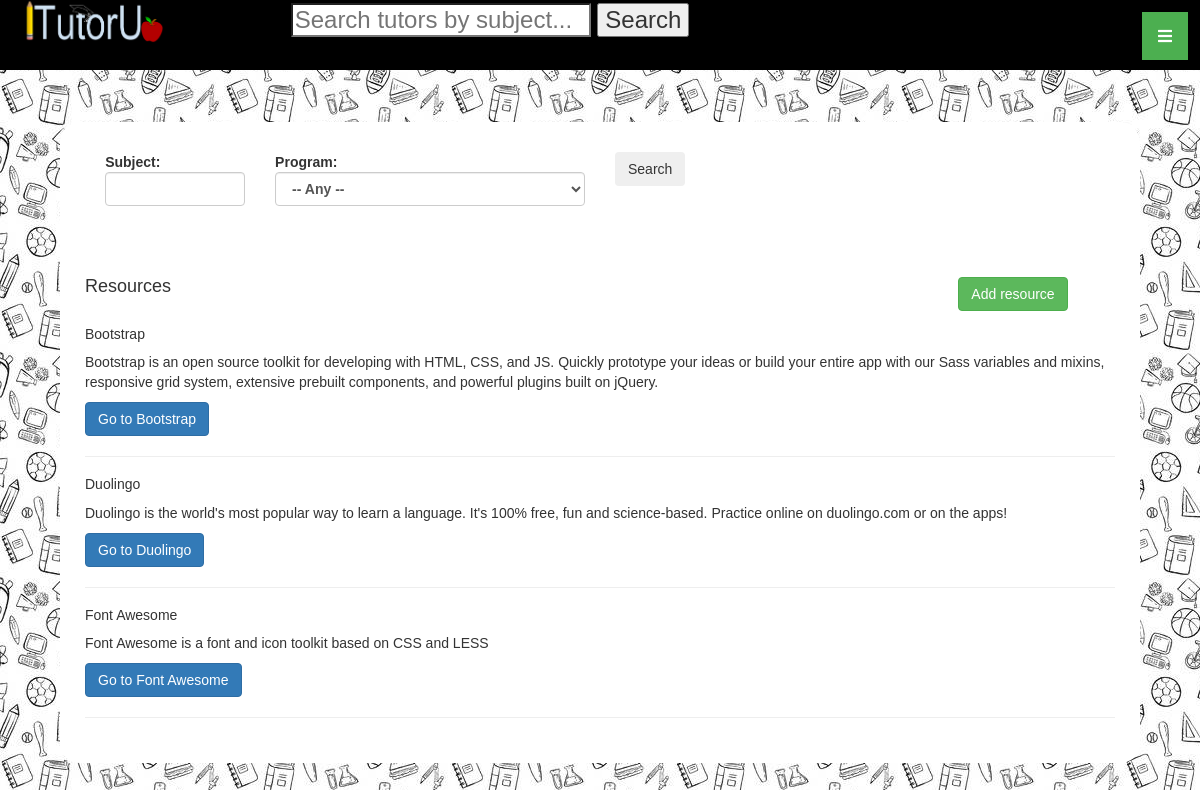
Screenshot of /Resources/index (signed in) with the database file from the repository.
### tables this page shows
CREATE TABLE `resource` (
  `resourceId` int(11) NOT NULL,
  `resourceName` varchar(30) NOT NULL,
  `description` varchar(900) NOT NULL,
  `source` varchar(1024) NOT NULL
);

### app/controllers/ResourcesController.php (called while the page is built, shortened)
<?php
class ResourcesController extends Controller {
	public function index($message = '') {
		$resource = $this->model('Resource');
		$resources = $resource->getResources();
		$program = $this->model('Program');
		$programs = $program->getPrograms();
		$this->view('Resources/index', ['resources'=>$resources, 'message'=>$message, 'programs'=>$programs]);
	}
}
?>

### app/core/App.php (called while the page is built, shortened)
<?php
class App {
	protected $method = 'index';
	public function __construct() {
		$url = $this->parseUrl();
		if(file_exists('app/controllers/' . $url[0] . 'Controller.php')){
			unset($url[0]);
		}
		$this->controller = new $this->controller();
		if(isset($url[1])) {
			if(method_exists($this->controller, $url[1]) ){
				$this->method = $url[1];
			}
			unset($url[1]);
		}
		$this->params = $url ? array_values($url):[];
		call_user_func_array([$this->controller, $this->method], $this->params);
	}
	public function parseUrl() {
		if(isset($_GET['url'])){
			return $url = explode('/', filter_var(rtrim($_GET['url'], '/')), FILTER_SANITIZE_URL);
		}
	}
}
?>

### index.php (called while the page is built, shortened)
<?php
	$app = new App();
?>

### app/models/Resource.php (called while the page is built, shortened)
<?php
class Resource extends Model {
	public function getResources($search = '', $programId = '') {
		$searchSql = "";
		$programSql = "";
		$execute_array = [];
		$sql = "SELECT DISTINCT r.resourceId, r.resourceName, r.description, r.source FROM resource r, resourceprogram p WHERE r.resourceId = p.resourceId".$searchSql.$programSql;
		$stmt = self::$_connection->prepare($sql);
		$stmt->execute($execute_array);
		$stmt->setFetchMode(PDO::FETCH_CLASS, 'Resource');
		return $stmt->fetchAll();
	}
}
?>

### app/core/Model.php (called while the page is built, shortened)
<?php
class Model extends ModelCaller
{
	public function __construct() {
		$server = 'localhost';
		$DBName = 'itutorudb';
		$user = 'root';
		$pass = '';
	}
}
?>

### app/core/ModelCaller.php (called while the page is built, shortened)
<?php
class ModelCaller {
	public static function model($model) {
		if(file_exists('app/models/' . $model . '.php')) {
			return new $model();
		}
		else return null;
	}
}
?>

### app/views/Resources/index.php (the view, shortened to what this page needs)
<html>
	<head>
		<?php include_once('app/views/Default/stylesheet_links.php') ?>
	</head>
	<body>
		<?php include_once('app/views/Default/header.php') ?>
			<div class="content_block">
				<form action="search" method="get" id="resource_search">
					<div class="form-row">
						<div class="form-group col-md-2">
							<label for="subject">
								Subject:
								<input  class="form-control form-control-sm" type="text" name="subject" />&nbsp;&nbsp;
							</label>
						</div>
						<div class="form-group col-md-4">
							<label for="program">
								Program:
								<select  class="form-control form-control-sm" name="program" >
									<option value="" selected> -- Any --</option>
								</select>&nbsp;&nbsp;
							</label>
						</div>
						<div class="form-group col-md-1">
						<input class="btn btn-light" type="submit" value="Search"/>
						</div>
					</div>
				</form>
				<br/>
				<h4 style="display:inline">Resources</h4>
				<div class="form-group col-md-2" style="float: right">
					<a href="/Resources/create" class="btn btn-success">Add resource</a>
				</div>
				<br/><br/>
				<?php $resources = $data['resources'] ?>
				<div class="">
					<?php
						foreach($resources as $resource){
							print("
								<div class='card'>
								  <h5 class='card-header'>$resource->resourceName</h5>
								  <div class='card-body'>
								    <p class='card-text'>$resource->description</p>
								    <a href='$resource->source' class='btn btn-primary'>Go to $resource->resourceName</a>
								  </div>
								</div><hr/>");
							}
					?>
				</div>
			</div>
	</body>
</html>

### css/default_styles.css (style rules this page uses)
body { padding: 0px; margin: 0px; position: relative; background-image: url("../images/default.jpg"); font-family: 'Arial', sans-serif; }
#resource_search { padding: 0.5%; height: 15%; margin-bottom: -10; font-weight: bold; }
.content_block { overflow: auto; position: relative; padding: 25px; background-color: white; border-radius: 20px; width: 90%; margin: 5%; top: -1%; min-height: 80%; }

### rows the page displays
resource: resourceName "Bootstrap", description "Bootstrap is an open source toolkit for developing with HTML, CSS, and JS. Quickly prototype your ideas or build your entire app with our Sass variables and mixins, responsive grid system, extensive prebuilt components, and powerful plugins built on jQuery."
resource: resourceName "Duolingo", description "Duolingo is the world's most popular way to learn a language. It's 100% free, fun and science-based. Practice online on duolingo.com or on the apps!"
resource: resourceName "Font Awesome", description "Font Awesome is a font and icon toolkit based on CSS and LESS"
